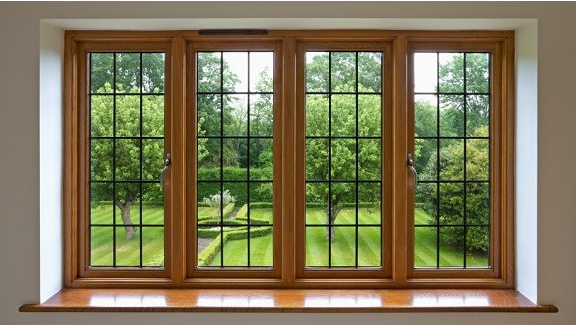
//> input picture Canny_Edge_Detection/Canny_Edge_Detection/sobel.png, 576 x 325 px
$ ./Canny_Edge_Detection   (built with g++ and OpenCV 4)
//> lines starting //> are read from the running program, lines starting //| are printed output that depends on the picture; after the words box and inside, x2 and y2 are one past the last pixel; in counts of white or black regions, pixels touching at a corner belong together
#include <iostream>
#include <opencv2/core.hpp>
#include <opencv2/highgui.hpp>
#include <opencv2/imgcodecs.hpp>
#include <opencv2/imgproc.hpp>

cv::Mat img, edge_detecing;
int thresh_low = 0;
int thresh_high = 300;
void Canny_Edge(int, void*)
{
    cv::GaussianBlur(img, edge_detecing, cv::Size(3, 3), 0, 0, 4);
    cv::Canny(edge_detecing, edge_detecing, thresh_low, thresh_high);
    cv::imshow("Canny_image", edge_detecing);
}

int main()
{
    img = cv::imread("sobel.png", 0);
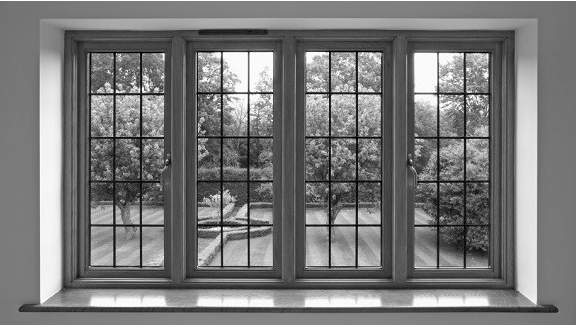
//> img: 325 rows x 576 cols, CV_8UC1; min 0, max 255, mean 120.8
    cv::namedWindow("Canny_image", cv::WINDOW_AUTOSIZE);
    cv::createTrackbar("thresh_low", "Canny_image", &thresh_low, thresh_high, Canny_Edge);
    cv::createTrackbar("thresh_high", "Canny_image", &thresh_high, thresh_high, Canny_Edge);
    Canny_Edge(0, 0);
//> in Canny_Edge, `cv::GaussianBlur(img, edge_detecing, cv::Size(3, 3), 0, 0, 4);`:
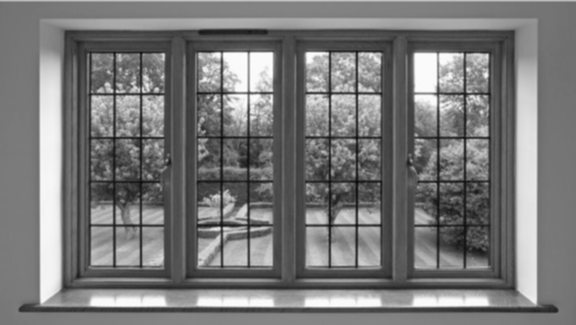
//> edge_detecing: 325 rows x 576 cols, CV_8UC1; min 9, max 252, mean 120.7
//> in Canny_Edge, `cv::Canny(edge_detecing, edge_detecing, thresh_low, thresh_high);`:
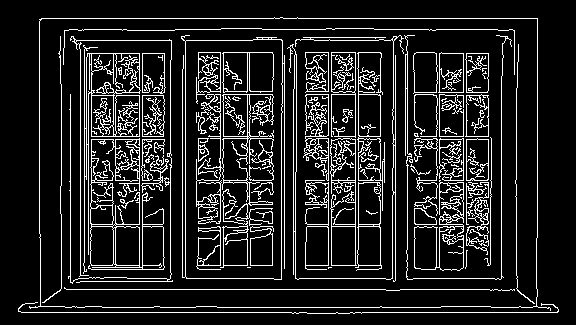
//> edge_detecing: 325 rows x 576 cols, CV_8UC1; 12.9% white in thin lines or dots, all inside (x1, y1, x2, y2) = (18, 17, 559, 314)
    cv::waitKey(0);
}
